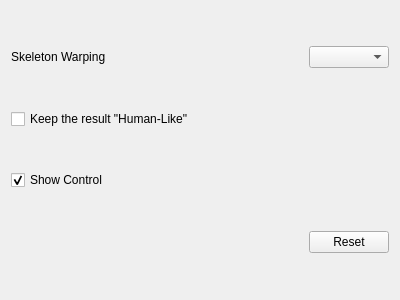
<?xml version="1.0" encoding="UTF-8"?>
<ui version="4.0">
 <class>Widget_WarpParam</class>
 <widget class="QWidget" name="Widget_WarpParam">
  <property name="geometry">
   <rect>
    <x>0</x>
    <y>0</y>
    <width>400</width>
    <height>300</height>
   </rect>
  </property>
  <property name="windowTitle">
   <string>Form</string>
  </property>
  <layout class="QGridLayout" name="gridLayout">
   <item row="0" column="0">
    <widget class="QLabel" name="label">
     <property name="text">
      <string>Skeleton Warping</string>
     </property>
    </widget>
   </item>
   <item row="0" column="1">
    <widget class="QComboBox" name="cmbSkeletonWarpAlg"/>
   </item>
   <item row="1" column="0" colspan="2">
    <widget class="QCheckBox" name="chkHumanLike">
     <property name="text">
      <string>Keep the result &quot;Human-Like&quot;</string>
     </property>
    </widget>
   </item>
   <item row="2" column="0">
    <widget class="QCheckBox" name="chkShowControl">
     <property name="text">
      <string>Show Control</string>
     </property>
     <property name="checked">
      <bool>true</bool>
     </property>
    </widget>
   </item>
   <item row="3" column="0">
    <spacer name="horizontalSpacer">
     <property name="orientation">
      <enum>Qt::Horizontal</enum>
     </property>
     <property name="sizeHint" stdset="0">
      <size>
       <width>284</width>
       <height>20</height>
      </size>
     </property>
    </spacer>
   </item>
   <item row="3" column="1">
    <widget class="QPushButton" name="btnReset">
     <property name="text">
      <string>Reset</string>
     </property>
    </widget>
   </item>
  </layout>
 </widget>
 <resources/>
 <connections>
  <connection>
   <sender>chkHumanLike</sender>
   <signal>toggled(bool)</signal>
   <receiver>Widget_WarpParam</receiver>
   <slot>slotUpdated()</slot>
   <hints>
    <hint type="sourcelabel">
     <x>167</x>
     <y>131</y>
    </hint>
    <hint type="destinationlabel">
     <x>161</x>
     <y>139</y>
    </hint>
   </hints>
  </connection>
  <connection>
   <sender>cmbSkeletonWarpAlg</sender>
   <signal>currentIndexChanged(int)</signal>
   <receiver>Widget_WarpParam</receiver>
   <slot>slotUpdated()</slot>
   <hints>
    <hint type="sourcelabel">
     <x>390</x>
     <y>56</y>
    </hint>
    <hint type="destinationlabel">
     <x>288</x>
     <y>179</y>
    </hint>
   </hints>
  </connection>
  <connection>
   <sender>chkShowControl</sender>
   <signal>stateChanged(int)</signal>
   <receiver>Widget_WarpParam</receiver>
   <slot>slotUpdated()</slot>
   <hints>
    <hint type="sourcelabel">
     <x>104</x>
     <y>179</y>
    </hint>
    <hint type="destinationlabel">
     <x>96</x>
     <y>216</y>
    </hint>
   </hints>
  </connection>
 </connections>
 <slots>
  <signal>updated()</signal>
  <slot>slotUpdated()</slot>
 </slots>
</ui>
